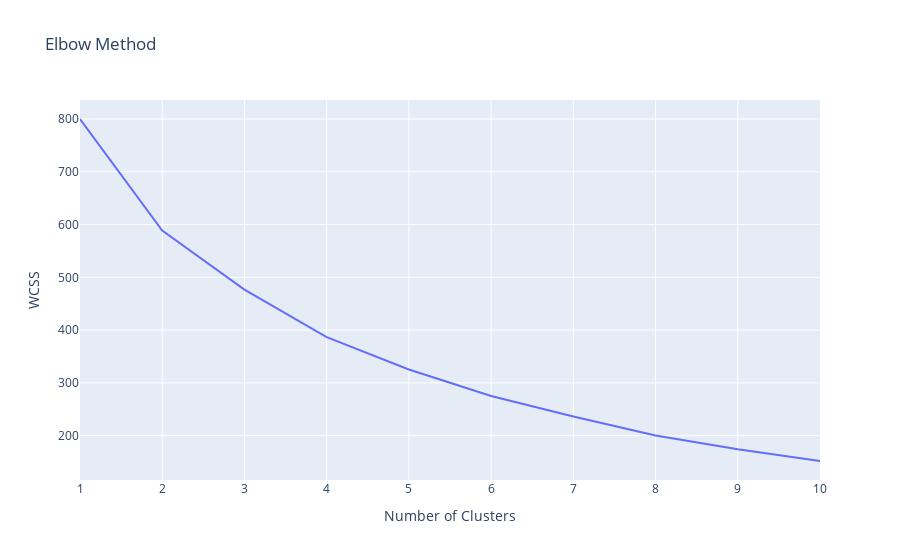

This figure's notebook cell:
### Code cell
# Elbow method to choose n_clusters
wcss = []
for i in range(1, 11):
    kmeans = KMeans(n_clusters=i, init='k-means++', max_iter=300, n_init=10, random_state=0)
    kmeans.fit(X)
    wcss.append(kmeans.inertia_)

trace_elbow = go.Scatter(
    x=list(range(1, 11)),
    y=wcss,
    mode='lines',
    name='WCSS'
)

fig = make_subplots(rows=1, cols=1)
fig.add_trace(trace_elbow, row=1, col=1)
fig.update_layout(
    title='Elbow Method',
    xaxis=dict(title='Number of Clusters'),
    yaxis=dict(title='WCSS')
)
fig.show()

### Figure 1 — Plotly figure (JSON) as saved in the notebook; plotly's stock layout.template omitted (floating-point values rounded to 4 significant figures)
{"data": [{"mode": "lines", "name": "WCSS", "type": "scatter", "x": [1, 2, 3, 4, 5, 6, 7, 8, 9, 10], "xaxis": "x", "y": [800.0, 588.8, 476.8, 386.7, 325.4, 275.2, 236.3, 200.3, 174.1, 152.0], "yaxis": "y"}], "layout": {"title": {"text": "Elbow Method"}, "xaxis": {"anchor": "y", "domain": [0, 1], "title": {"text": "Number of Clusters"}}, "yaxis": {"anchor": "x", "domain": [0, 1], "title": {"text": "WCSS"}}}}
